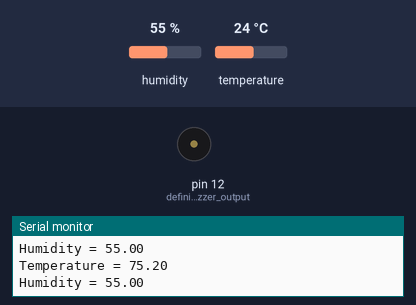
This sketch was run on a simulated Arduino Uno, built with avr-gcc and run on an emulated ATmega328P. Shown: buzzer (waves = sounding), the last lines printed to the serial monitor. The inputs (shaded band) are chosen by the test bench; at power-on: temperature 24 °C, humidity 55 %.

Above: at 5.8 s.
5.9 s: temperature set to 31 °C
11.9 s: temperature set to 34 °C
At 15.4 s:
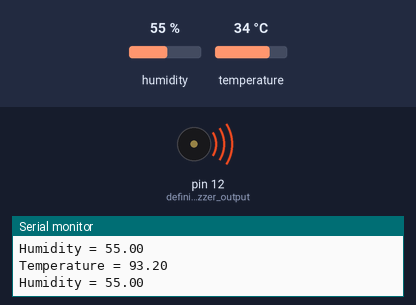
Timing chart, 0 to 34.7 s (numbered marks = the images above; inputs shaded):
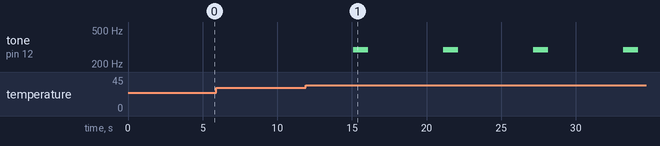

The sketch:

DHT_Actuator.ino
```cpp
/*
 * The DHT sensor measures temperature and relative humidity.
 Expressed as a percentage, relative humidity is
 the amount of water vapor in the air divided by
 the saturation point (the amount of water the air can hold at a given temperature).
 */

// Download the DHT sensor library and add it to the "libraries" folder before getting started.

#include <dht.h>

dht DHT;

#define DHT11_PIN 7 // DHT pin "S" connected to digital pin 7
// The middle pin on the DHT sensor is Vcc (+)
// The right pin on the DHT sensor is GND (-)

// Buzzer short leg to GND (-)
// Buzzer long leg to digital pin 12

void setup(){
  Serial.begin(9600);
  pinMode(12, OUTPUT); // defining buzzer output
}

void loop()
{
  int chk = DHT.read11(DHT11_PIN);
  if((DHT.temperature * 9/5 + 32 ) > 0){
    Serial.print("Temperature = ");
    Serial.println(DHT.temperature * 9/5 + 32);
  }
  if(DHT.humidity > 0){
    Serial.print("Humidity = ");
    Serial.println(DHT.humidity);
  }
  if((DHT.temperature * 9/5 + 32 ) > 90){
    tone(12, 294);
    delay(1000);
    noTone(12);
  }
  else {
    noTone(12);
  }
  delay(5000);
}
```

Measured:
- the behaviour switches between 32 and 33 °C on temperature (found by bisection; images 0 and 1)
- after the input at 11.9 s, tone on pin 12 (defining_buzzer_output): alternates 294 Hz for 1.0 s and silent for 5.0 s, starting after 3.2 s
